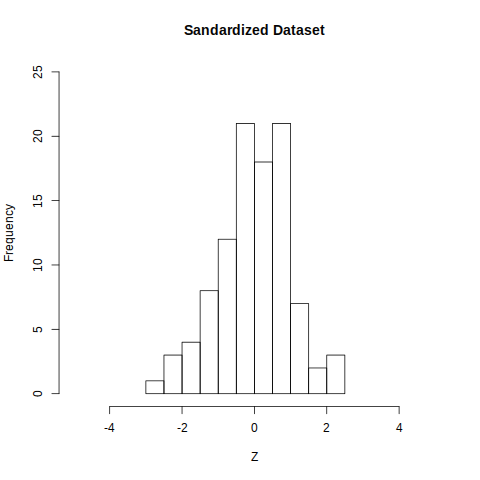

Write R code to recreate this figure.
Z <- (NormalData - mean(NormalData)) / sd(NormalData)

png("prob1b.png")
hist(Z, main = "Sandardized Dataset", xlim = c(-5, 5), ylim = c(0, 25))
dev.off()

mean(Z)

sd(Z)
